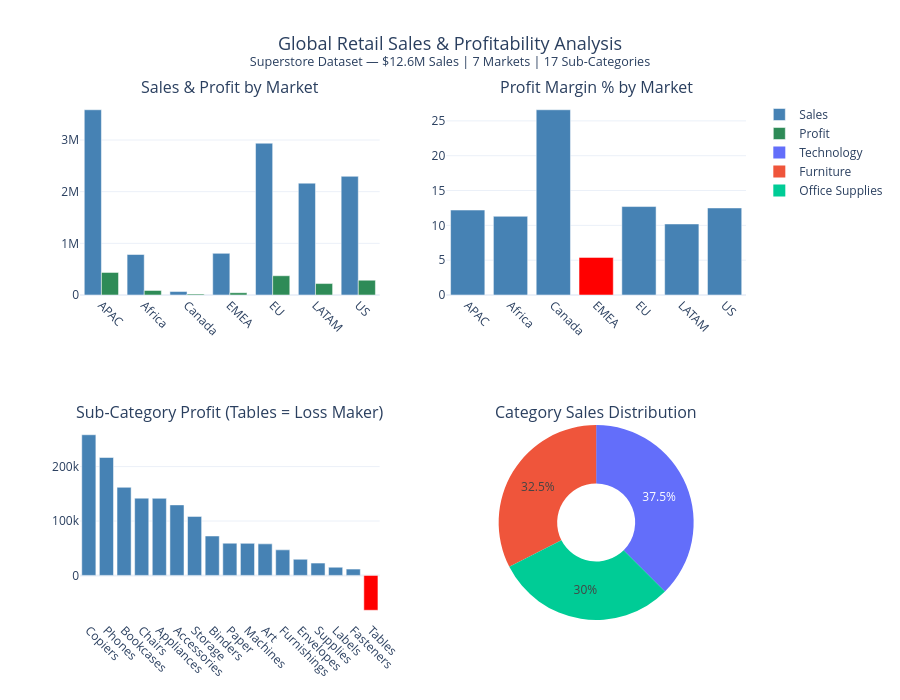

Source (notebook cell):
### Code cell
import plotly.graph_objects as go
from plotly.subplots import make_subplots
import plotly.express as px

# Prepare data
market = df.groupby('market').agg(
    total_sales  = ('sales', 'sum'),
    total_profit = ('profit', 'sum'),
    avg_discount = ('discount', 'mean')
).round(2).reset_index()

market['margin_pct'] = (market['total_profit'] /
                         market['total_sales'] * 100).round(1)

subcat = df.groupby('sub_category').agg(
    total_sales  = ('sales', 'sum'),
    total_profit = ('profit', 'sum'),
    avg_discount = ('discount', 'mean')
).round(2).reset_index()

subcat['margin_pct'] = (subcat['total_profit'] /
                         subcat['total_sales'] * 100).round(1)
subcat['avg_discount_pct'] = (subcat['avg_discount']*100).round(1)
subcat = subcat.sort_values('total_profit', ascending=False)

category = df.groupby('category').agg(
    total_sales  = ('sales', 'sum'),
    total_profit = ('profit', 'sum')
).round(2).reset_index()

# Create dashboard with 4 charts
fig = make_subplots(
    rows=2, cols=2,
    subplot_titles=(
        'Sales & Profit by Market',
        'Profit Margin % by Market',
        'Sub-Category Profit (Tables = Loss Maker)',
        'Category Sales Distribution'
    ),
    specs=[[{'type':'bar'}, {'type':'bar'}],
           [{'type':'bar'}, {'type':'pie'}]]
)

# Chart 1 — Sales & Profit by Market
fig.add_trace(
    go.Bar(name='Sales',
           x=market['market'],
           y=market['total_sales'],
           marker_color='steelblue'),
    row=1, col=1
)
fig.add_trace(
    go.Bar(name='Profit',
           x=market['market'],
           y=market['total_profit'],
           marker_color='seagreen'),
    row=1, col=1
)

# Chart 2 — Margin % by Market
colors_market = ['red' if m < 8 else 'steelblue'
                 for m in market['margin_pct']]
fig.add_trace(
    go.Bar(name='Margin %',
           x=market['market'],
           y=market['margin_pct'],
           marker_color=colors_market,
           showlegend=False),
    row=1, col=2
)

# Chart 3 — Sub-category profit
colors_subcat = ['red' if p < 0 else 'steelblue'
                 for p in subcat['total_profit']]
fig.add_trace(
    go.Bar(name='Sub-cat Profit',
           x=subcat['sub_category'],
           y=subcat['total_profit'],
           marker_color=colors_subcat,
           showlegend=False),
    row=2, col=1
)

# Chart 4 — Category pie
fig.add_trace(
    go.Pie(labels=category['category'],
           values=category['total_sales'],
           hole=0.4),
    row=2, col=2
)

# Layout
fig.update_layout(
    title=dict(
        text='Global Retail Sales & Profitability Analysis<br>'
             '<sup>Superstore Dataset — $12.6M Sales | 7 Markets | 17 Sub-Categories</sup>',
        font=dict(size=18),
        x=0.5
    ),
    height=700,
    barmode='group',
    template='plotly_white',
    showlegend=True
)

fig.update_xaxes(tickangle=45)

# Save
fig.write_html('superstore_dashboard.html')
print("Dashboard saved as superstore_dashboard.html")
print("Open this file in your browser!")
fig.show()

### Figure 1 — Plotly figure (JSON) as saved in the notebook; plotly's stock layout.template omitted (floating-point values rounded to 4 significant figures)
{"data": [{"marker": {"color": "steelblue"}, "name": "Sales", "type": "bar", "x": ["APAC", "Africa", "Canada", "EMEA", "EU", "LATAM", "US"], "xaxis": "x", "y": [3586000.0, 783800.0, 66930.0, 806200.0, 2938000.0, 2165000.0, 2297000.0], "yaxis": "y"}, {"marker": {"color": "seagreen"}, "name": "Profit", "type": "bar", "x": ["APAC", "Africa", "Canada", "EMEA", "EU", "LATAM", "US"], "xaxis": "x", "y": [437600.0, 88870.0, 17820.0, 43900.0, 372800.0, 221600.0, 286400.0], "yaxis": "y"}, {"marker": {"color": ["steelblue", "steelblue", "steelblue", "red", "steelblue", "steelblue", "steelblue"]}, "name": "Margin %", "showlegend": false, "type": "bar", "x": ["APAC", "Africa", "Canada", "EMEA", "EU", "LATAM", "US"], "xaxis": "x2", "y": [12.2, 11.3, 26.6, 5.4, 12.7, 10.2, 12.5], "yaxis": "y2"}, {"marker": {"color": ["steelblue", "steelblue", "steelblue", "steelblue", "steelblue", "steelblue", "steelblue", "steelblue", "steelblue", "steelblue", "steelblue", "steelblue", "steelblue", "steelblue", "steelblue", "steelblue", "red"]}, "name": "Sub-cat Profit", "showlegend": false, "type": "bar", "x": ["Copiers", "Phones", "Bookcases", "Chairs", "Appliances", "Accessories", "Storage", "Binders", "Paper", "Machines", "Art", "Furnishings", "Envelopes", "Supplies", "Labels", "Fasteners", "Tables"], "xaxis": "x3", "y": [258600.0, 216700.0, 161900.0, 142000.0, 141700.0, 129600.0, 108500.0, 72450.0, 59210.0, 58870.0, 57950.0, 46970.0, 29600.0, 22580.0, 15010.0, 11530.0, -64080.0], "yaxis": "y3"}, {"domain": {"x": [0.55, 1], "y": [0, 0.375]}, "hole": 0.4, "labels": ["Furniture", "Office Supplies", "Technology"], "type": "pie", "values": [4111000.0, 3787000.0, 4745000.0]}], "layout": {"annotations": [{"font": {"size": 16}, "showarrow": false, "text": "Sales & Profit by Market", "x": 0.225, "xanchor": "center", "xref": "paper", "y": 1, "yanchor": "bottom", "yref": "paper"}, {"font": {"size": 16}, "showarrow": false, "text": "Profit Margin % by Market", "x": 0.775, "xanchor": "center", "xref": "paper", "y": 1, "yanchor": "bottom", "yref": "paper"}, {"font": {"size": 16}, "showarrow": false, "text": "Sub-Category Profit (Tables = Loss Maker)", "x": 0.225, "xanchor": "center", "xref": "paper", "y": 0.375, "yanchor": "bottom", "yref": "paper"}, {"font": {"size": 16}, "showarrow": false, "text": "Category Sales Distribution", "x": 0.775, "xanchor": "center", "xref": "paper", "y": 0.375, "yanchor": "bottom", "yref": "paper"}], "barmode": "group", "height": 700, "showlegend": true, "title": {"font": {"size": 18}, "text": "Global Retail Sales & Profitability Analysis<br><sup>Superstore Dataset — $12.6M Sales | 7 Markets | 17 Sub-Categories</sup>", "x": 0.5}, "xaxis": {"anchor": "y", "domain": [0, 0.45], "tickangle": 45}, "xaxis2": {"anchor": "y2", "domain": [0.55, 1], "tickangle": 45}, "xaxis3": {"anchor": "y3", "domain": [0, 0.45], "tickangle": 45}, "yaxis": {"anchor": "x", "domain": [0.625, 1]}, "yaxis2": {"anchor": "x2", "domain": [0.625, 1]}, "yaxis3": {"anchor": "x3", "domain": [0, 0.375]}}}
